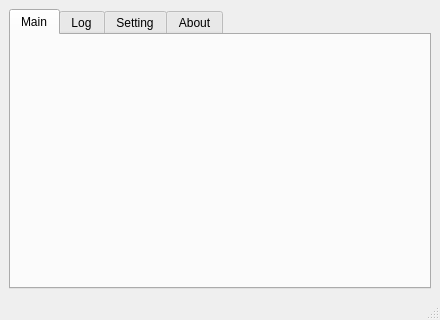
<?xml version="1.0" encoding="UTF-8"?>
<ui version="4.0">
 <class>MainWindow</class>
 <widget class="QMainWindow" name="MainWindow">
  <property name="windowModality">
   <enum>Qt::NonModal</enum>
  </property>
  <property name="geometry">
   <rect>
    <x>0</x>
    <y>0</y>
    <width>440</width>
    <height>320</height>
   </rect>
  </property>
  <property name="windowTitle">
   <string>Panther Lock Hunter</string>
  </property>
  <property name="windowIcon">
   <iconset resource="resources.qrc">
    <normaloff>:/icons/app.ico</normaloff>:/icons/app.ico</iconset>
  </property>
  <widget class="QWidget" name="centralwidget">
   <layout class="QVBoxLayout" name="verticalLayout">
    <item>
     <widget class="QTabWidget" name="tabParent">
      <property name="tabShape">
       <enum>QTabWidget::Rounded</enum>
      </property>
      <property name="currentIndex">
       <number>0</number>
      </property>
      <property name="iconSize">
       <size>
        <width>16</width>
        <height>16</height>
       </size>
      </property>
      <property name="elideMode">
       <enum>Qt::ElideNone</enum>
      </property>
      <widget class="TabMain" name="tabMain">
       <attribute name="title">
        <string>Main</string>
       </attribute>
      </widget>
      <widget class="TabLog" name="tabLog">
       <attribute name="title">
        <string>Log</string>
       </attribute>
      </widget>
      <widget class="TabSetting" name="tabSetting">
       <attribute name="title">
        <string>Setting</string>
       </attribute>
      </widget>
      <widget class="TabAbout" name="tabAbout">
       <attribute name="title">
        <string>About</string>
       </attribute>
      </widget>
     </widget>
    </item>
   </layout>
  </widget>
  <widget class="QStatusBar" name="statusbar">
   <property name="styleSheet">
    <string notr="true">QStatusBar::item {
    border: none;
}</string>
   </property>
  </widget>
 </widget>
 <customwidgets>
  <customwidget>
   <class>TabMain</class>
   <extends>QWidget</extends>
   <header>tabmain.h</header>
   <container>1</container>
  </customwidget>
  <customwidget>
   <class>TabLog</class>
   <extends>QWidget</extends>
   <header>tablog.h</header>
   <container>1</container>
  </customwidget>
  <customwidget>
   <class>TabSetting</class>
   <extends>QWidget</extends>
   <header>tabsetting.h</header>
   <container>1</container>
  </customwidget>
  <customwidget>
   <class>TabAbout</class>
   <extends>QWidget</extends>
   <header>tababout.h</header>
   <container>1</container>
  </customwidget>
 </customwidgets>
 <resources>
  <include location="resources.qrc"/>
 </resources>
 <connections/>
</ui>
